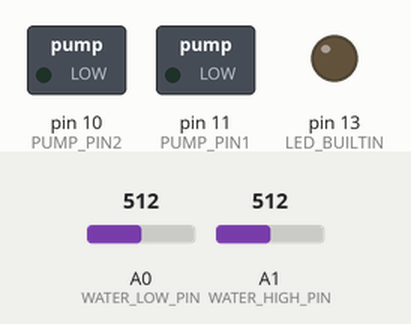
Simulated run of this sketch. Board: Arduino Uno, built with avr-gcc and run on an emulated ATmega328P. Parts: switched loads named in the sketch (green lamp = pin HIGH), output pins drawn as LEDs (lit = HIGH). The inputs (shaded band) are chosen by the test bench; at power-on: A0 (WATER_LOW_PIN) = 512, A1 (WATER_HIGH_PIN) = 512.

Above: at 0.1 s.
At 0.6 s:
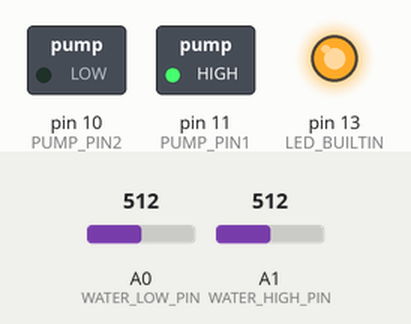
Timing chart, 0 to 2.1 s (numbered marks = the images above):
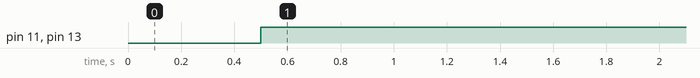

Measured:
- by itself, pin 11 (PUMP_PIN1), pin 13 (LED_BUILTIN): LOW → HIGH at 0.50 s

The sketch:

HydroponicsWaterController.ino
```cpp
#include "MeasureResult.h"

#define SENSE_WATER_MIN_THRESHOLD 100
#define MEASURE_DRIVER_PIN 9
#define WATER_LOW_PIN A0
#define WATER_HIGH_PIN A1

#define PUMP_PIN1 11
#define PUMP_PIN2 10

void setup() {
  pinMode(LED_BUILTIN, OUTPUT);

  pinMode(PUMP_PIN1, OUTPUT);
  pinMode(PUMP_PIN2, OUTPUT);
  digitalWrite(PUMP_PIN1, LOW);
  digitalWrite(PUMP_PIN2, LOW);
}

void loop() {
  delay(500);
  MeasureResult waterLevel = measureWaterLevel();
  if (waterLevel.tankIsFull) {
    enablePump();
  } else if (waterLevel.tankIsEmpty) {
    disablePump();
  }
}

MeasureResult measureWaterLevel() {
  enableMeasuringCurrent();
  delayMicroseconds(100); // Allow caps to charge

  MeasureResult result;
  result.tankIsFull = analogRead(WATER_HIGH_PIN) > SENSE_WATER_MIN_THRESHOLD;
  result.tankIsEmpty = analogRead(WATER_LOW_PIN) <= SENSE_WATER_MIN_THRESHOLD;

  disableMeasuringCurrent();
  return result;
}

void enableMeasuringCurrent() {
  pinMode(MEASURE_DRIVER_PIN, OUTPUT);
  digitalWrite(MEASURE_DRIVER_PIN, HIGH);
}

void disableMeasuringCurrent() {
  digitalWrite(MEASURE_DRIVER_PIN, LOW);
  pinMode(MEASURE_DRIVER_PIN, INPUT);
}

void enablePump() {
  digitalWrite(PUMP_PIN1, HIGH);
  digitalWrite(LED_BUILTIN, HIGH);
}

void disablePump() {
  digitalWrite(PUMP_PIN1, LOW);
  digitalWrite(LED_BUILTIN, LOW);
}
```

MeasureResult.h
```cpp
struct MeasureResult {
  boolean tankIsFull;
  boolean tankIsEmpty;
} p1;
```
